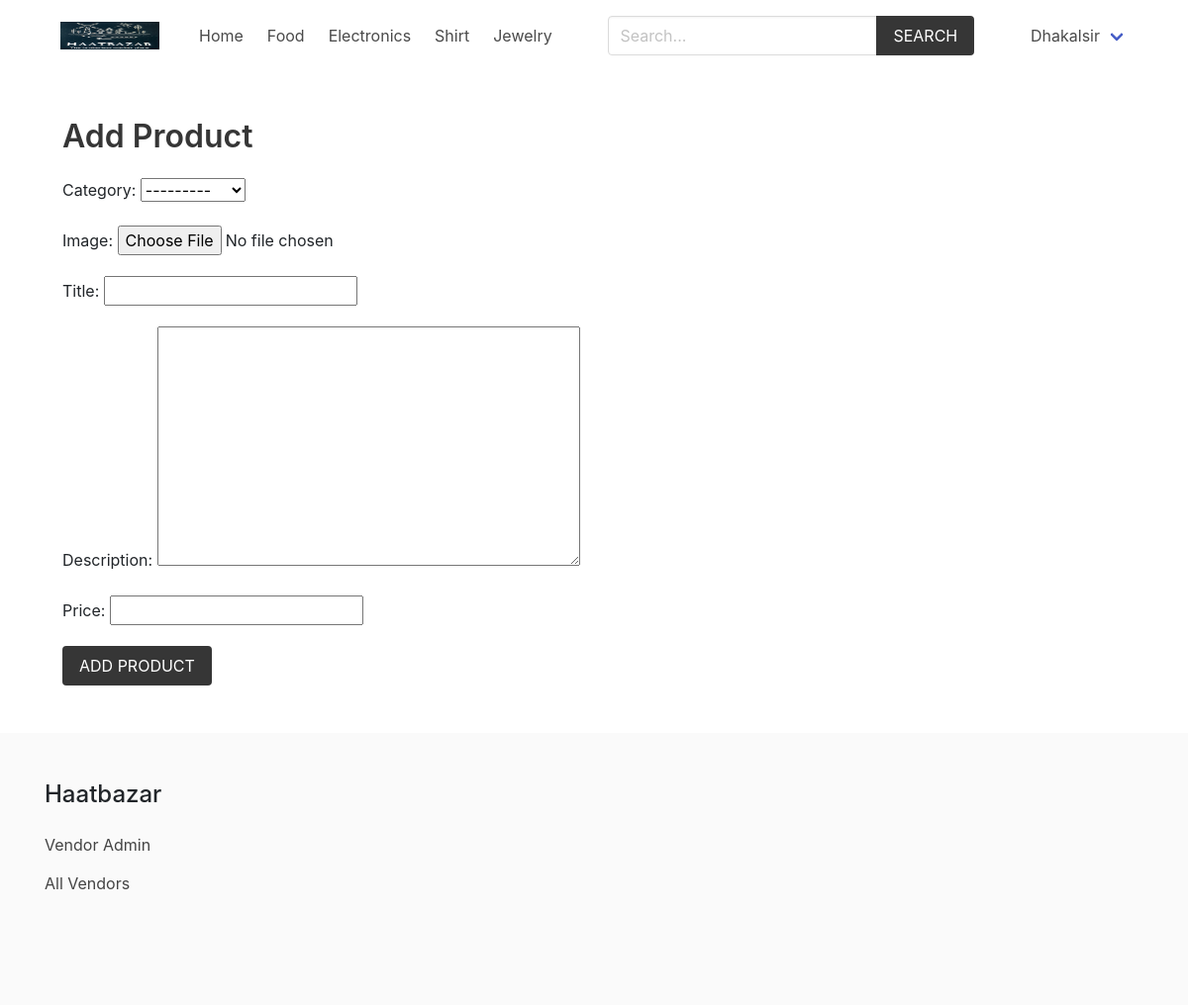
Screenshot of /vendor/add-product/ (signed in) with the database file from the repository.
### product/models.py (models this page shows)
class Category(models.Model):
    title = models.CharField(max_length=50)
    slug = models.SlugField(max_length=55)
    ordering = models.IntegerField(default=0)
    class Meta:
        ordering = ['ordering']
    def __str__(self):
        return self.title

### vendor/models.py (models this page shows, shortened)
class Vendor(models.Model):
    name = models.CharField(max_length=255)
    user = models.OneToOneField(User, related_name='vendor', on_delete=models.CASCADE)
    date_of_birth = models.DateField(default="1990-01-01",blank=True)
    phone_number = models.CharField(max_length=50,blank=True)
    image = models.ImageField(upload_to='uploads/',blank=True,null=True)
    class Meta:
        ordering = ['name']

### vendor/views.py (the view)
# urls.py: path('add-product/', views.add_product, name="add-product"),
@login_required
def add_product(request):
    if request.method == 'POST':
        form = ProductForm(request.POST, request.FILES)
        if form.is_valid():
            product = form.save(commit=False) # Because we have not given vendor yet
            product.vendor = request.user.vendor
            product.slug = slugify(product.title)
            product.save() #finally save
            messages.success(request,"Product added successfully.")
            return redirect('/')
    else:
        form = ProductForm
    return render(request, 'vendor/add_product.html', {'form': form})

### cart/context_processors.py (called while the page is built)
def cart(request):
    return {'cart': Cart(request)}

### product/context_processors.py (called while the page is built)
def menu_categories(request):
    categories = Category.objects.all()
    return {'categories': categories}

### templates/vendor/add_product.html (shortened to what this page needs)
{% extends 'core/base.html' %}
{% block content %}
    <h1 class="title">Add Product</h1>
    <form method="post" action="" enctype="multipart/form-data">
        {{ form.as_p }}
        <div class="field">
            <div class="control">
                <button class="button is-dark is-uppercase">Add Product</button>
            </div>
        </div>
    </form>
{% endblock content %}

### templates/core/base.html (shortened to what this page needs)
{% load static %}
<!DOCTYPE html>
<html lang="en">
  <head>
    <link
      rel="stylesheet"
      href="https://cdn.jsdelivr.net/npm/bulma@0.9.2/css/bulma.min.css"
    />
    <link
      rel="stylesheet"
      href="https://cdnjs.cloudflare.com/ajax/libs/font-awesome/4.7.0/css/font-awesome.min.css"
    />
    <link rel="stylesheet" href="{% static 'css/main.css' %}" />
    <link
      rel="stylesheet"
      href="https://cdn.jsdelivr.net/npm/bootstrap@4.0.0/dist/css/bootstrap.min.css"
    />
  </head>
  <body>
    <div class="container">
      <nav class="navbar" role="navigation" aria-label="main navigation">
        <div class="navbar-brand">
          <a class="navbar-item" href="{% url 'core:home' %}">
            <img src="/media/logo.jpg" width="100" height="100" />
          </a>
        </div>
        <div id="navbarBasicExample" class="navbar-menu">
          <div class="navbar-start">
            <a class="navbar-item" href="{% url 'core:home' %}"> Home </a>
            {% for category in categories %}
            <a
              class="navbar-item"
              href="{% url 'product:category' category.slug %}"
            >
              {{category.title}}
            </a>
            {% endfor %}
          </div>
          <div class="navbar-start">
            <div class="navbar-item">
              <form method="get" action="{% url 'product:search' %}">
                <div class="field has-addons">
                  <div class="control">
                    <input
                      type="search"
                      name="query"
                      id=""
                      class="input"
                      placeholder="Search..."
                    />
                  </div>
                  <div class="control">
                    <button class="button is-dark is-uppercase">Search</button>
                  </div>
                </div>
              </form>
            </div>
          </div>
            {% if request.user.is_authenticated %}
            <div class="navbar-item has-dropdown is-hoverable">
              <a class="navbar-link is-capitalized"> {{user.vendor.name}} </a>
            </div>
            {% endif %}
          </div>
        </div>
    <section class="section">
      <div class="container">{% block content %}{% endblock content %}</div>
    </section>
    <footer class="footer">
      <div class="container">
        <h3 class="is-size-4 mb-4">Haatbazar</h3>
        {% if request.user.is_authenticated %}
        <a href="{% url 'vendor:vendor-admin' %}">Vendor Admin</a>
        {% else %}
        <a href="{% url 'vendor:become-vendor' %}">Become a Vendor</a>
        {% endif %}
        <br />
        <a href="{% url 'vendor:vendors' %}">All Vendors</a>
      </div>
    </footer>
  </body>
</html>

### core/static/css/main.css (style rules this page uses)
.footer a { margin-bottom: 15px; display: inline-block; color: #444; }

### rows the page displays
Category: title "Food"
Category: title "Electronics"
Category: title "Shirt"
Category: title "Jewelry"

### other values shown
{{ user.vendor.name }} "Dhakalsir"
